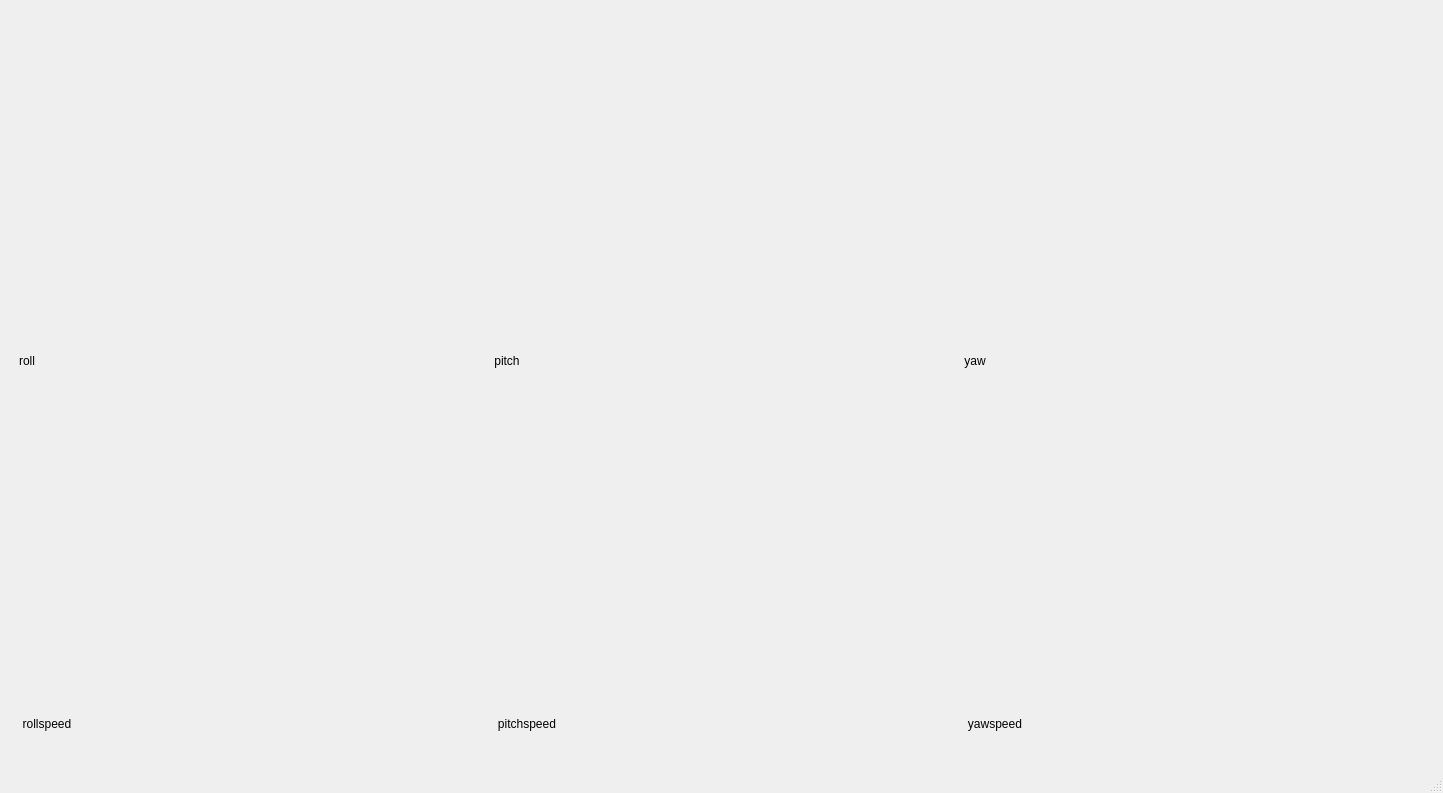
<?xml version="1.0" encoding="UTF-8"?>
<ui version="4.0">
 <class>Monitor</class>
 <widget class="QMainWindow" name="Monitor">
  <property name="geometry">
   <rect>
    <x>0</x>
    <y>0</y>
    <width>1443</width>
    <height>793</height>
   </rect>
  </property>
  <property name="windowTitle">
   <string>MainWindow</string>
  </property>
  <property name="windowIcon">
   <iconset>
    <normaloff>../src/铃铛、闹铃.png</normaloff>../src/铃铛、闹铃.png</iconset>
  </property>
  <property name="dockOptions">
   <set>QMainWindow::AllowTabbedDocks|QMainWindow::AnimatedDocks</set>
  </property>
  <widget class="QWidget" name="centralwidget">
   <widget class="QLabel" name="label">
    <property name="enabled">
     <bool>true</bool>
    </property>
    <property name="geometry">
     <rect>
      <x>11</x>
      <y>353</y>
      <width>32</width>
      <height>16</height>
     </rect>
    </property>
    <property name="sizePolicy">
     <sizepolicy hsizetype="Preferred" vsizetype="Fixed">
      <horstretch>0</horstretch>
      <verstretch>0</verstretch>
     </sizepolicy>
    </property>
    <property name="text">
     <string>roll</string>
    </property>
    <property name="alignment">
     <set>Qt::AlignCenter</set>
    </property>
   </widget>
   <widget class="QLabel" name="label_5">
    <property name="geometry">
     <rect>
      <x>487</x>
      <y>716</y>
      <width>80</width>
      <height>16</height>
     </rect>
    </property>
    <property name="sizePolicy">
     <sizepolicy hsizetype="Preferred" vsizetype="Fixed">
      <horstretch>0</horstretch>
      <verstretch>0</verstretch>
     </sizepolicy>
    </property>
    <property name="text">
     <string>pitchspeed</string>
    </property>
    <property name="alignment">
     <set>Qt::AlignCenter</set>
    </property>
   </widget>
   <widget class="QLabel" name="label_3">
    <property name="geometry">
     <rect>
      <x>963</x>
      <y>353</y>
      <width>24</width>
      <height>16</height>
     </rect>
    </property>
    <property name="sizePolicy">
     <sizepolicy hsizetype="Preferred" vsizetype="Fixed">
      <horstretch>0</horstretch>
      <verstretch>0</verstretch>
     </sizepolicy>
    </property>
    <property name="text">
     <string>yaw</string>
    </property>
    <property name="alignment">
     <set>Qt::AlignCenter</set>
    </property>
   </widget>
   <widget class="QLabel" name="label_2">
    <property name="geometry">
     <rect>
      <x>487</x>
      <y>353</y>
      <width>40</width>
      <height>16</height>
     </rect>
    </property>
    <property name="sizePolicy">
     <sizepolicy hsizetype="Preferred" vsizetype="Fixed">
      <horstretch>0</horstretch>
      <verstretch>0</verstretch>
     </sizepolicy>
    </property>
    <property name="text">
     <string>pitch</string>
    </property>
    <property name="alignment">
     <set>Qt::AlignCenter</set>
    </property>
   </widget>
   <widget class="QLabel" name="label_4">
    <property name="enabled">
     <bool>true</bool>
    </property>
    <property name="geometry">
     <rect>
      <x>11</x>
      <y>716</y>
      <width>72</width>
      <height>16</height>
     </rect>
    </property>
    <property name="sizePolicy">
     <sizepolicy hsizetype="Preferred" vsizetype="Fixed">
      <horstretch>0</horstretch>
      <verstretch>0</verstretch>
     </sizepolicy>
    </property>
    <property name="text">
     <string>rollspeed</string>
    </property>
    <property name="alignment">
     <set>Qt::AlignCenter</set>
    </property>
   </widget>
   <widget class="QLabel" name="label_6">
    <property name="geometry">
     <rect>
      <x>963</x>
      <y>716</y>
      <width>64</width>
      <height>16</height>
     </rect>
    </property>
    <property name="sizePolicy">
     <sizepolicy hsizetype="Preferred" vsizetype="Fixed">
      <horstretch>0</horstretch>
      <verstretch>0</verstretch>
     </sizepolicy>
    </property>
    <property name="text">
     <string>yawspeed</string>
    </property>
    <property name="alignment">
     <set>Qt::AlignCenter</set>
    </property>
   </widget>
   <widget class="QWidget" name="">
    <layout class="QVBoxLayout" name="roll"/>
   </widget>
   <widget class="QWidget" name="">
    <layout class="QVBoxLayout" name="pitch"/>
   </widget>
   <widget class="QWidget" name="">
    <layout class="QVBoxLayout" name="yaw"/>
   </widget>
   <widget class="QWidget" name="">
    <layout class="QVBoxLayout" name="rollspeed"/>
   </widget>
   <widget class="QWidget" name="">
    <layout class="QVBoxLayout" name="pitchspeed"/>
   </widget>
   <widget class="QWidget" name="">
    <layout class="QVBoxLayout" name="verticalLayout_6"/>
   </widget>
  </widget>
  <widget class="QStatusBar" name="statusbar"/>
  <widget class="QMenuBar" name="menubar">
   <property name="geometry">
    <rect>
     <x>0</x>
     <y>0</y>
     <width>1443</width>
     <height>26</height>
    </rect>
   </property>
  </widget>
 </widget>
 <resources/>
 <connections/>
</ui>
